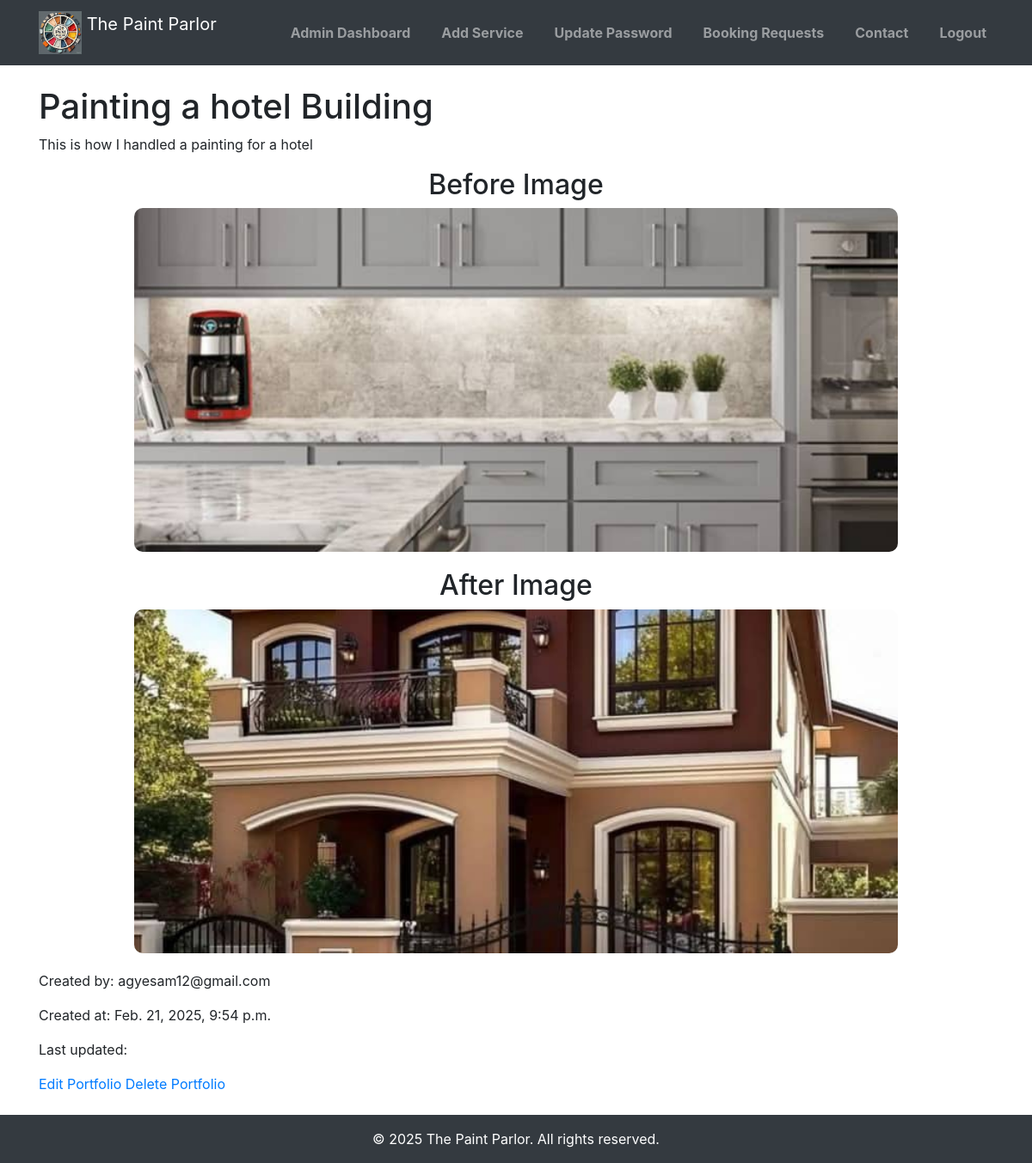
The app's page /portfolio_detail/94993979/ (signed in) with its own data.
### paint/models.py (models this page shows, shortened)
class Portfolio(models.Model):
    portfolio_id = IntegerIDField(unique=True, editable=False, primary_key=True)
    title = models.CharField(max_length=255)
    description = models.TextField()
    before_image = models.ImageField(upload_to='portfolio/before/')
    after_image = models.ImageField(upload_to='portfolio/after/')
    created_at = models.DateTimeField(auto_now_add=True)
    created_by = models.ForeignKey(User, on_delete=models.SET_NULL, null=True, blank=True, related_name='portfolios')

class User(AbstractUser):
    user_id = IntegerIDField(unique=True, editable=False, primary_key=True)
    full_name = models.CharField(max_length=60, null=True, blank=True)
    photo = ResizedImageField(size=[500, 500], default='media/user.jpg', upload_to='users/')
    phone_number = models.CharField(max_length=20, blank=False, null=True)
    address = models.CharField(max_length=255, blank=False, null=True)
    email = models.EmailField(blank=False, unique=True, null=True)
    is_user = models.BooleanField(default=False)
    is_worker = models.BooleanField(default=False)
    is_admin = models.BooleanField(default=False)
    is_verified = models.BooleanField(default=False)
    bio = CKEditor5Field(config_name='extends', max_length=200, blank=True, default="Hi there,...")
    otp = models.CharField(max_length=4, blank=True, null=True)
    USERNAME_FIELD = 'email'
    REQUIRED_FIELDS = ['username']

### paint/views.py (the view)
# urls.py: path('portfolio_detail/<int:pk>/', PortfolioDetailView.as_view(), name='portfolio_detail'),
class PortfolioDetailView(LoginRequiredMixin, DetailView):
    model = Portfolio
    template_name = 'portfolio_detail.html'
    context_object_name = 'portfolio'
    slug_field = 'portfolio_id'
    def get_object(self, queryset=None):
        return Portfolio.objects.get(pk=self.kwargs['pk'])
    def get_context_data(self , **kwargs):
        context = super().get_context_data(**kwargs)
        context['page_name'] = "portfolio_detail"
        return context

### paint/templates/portfolio_detail.html (shortened to what this page needs)
{% extends 'main.html' %}
{% block content %}
  <h1>{{ portfolio.title }}</h1>
  <p>{{ portfolio.description }}</p>
  <div class="image-gallery">
    <h2>Before Image</h2>
    <img src="{{ portfolio.before_image.url }}" alt="Before Image" />
    <h2>After Image</h2>
    <img src="{{ portfolio.after_image.url }}" alt="After Image" />
  </div>
  <p>Created by: {{ portfolio.created_by.email }}</p>
  <p>Created at: {{ portfolio.created_at }}</p>
  <p>Last updated: {{ portfolio.updated_at }}</p>
  {% if request.user == portfolio.created_by %}
    <a href="{% url 'update_portfolio' portfolio.pk %}">Edit Portfolio</a>
    <a href="{% url 'delete_portfolio' portfolio.pk %}">Delete Portfolio</a>
  {% endif %}
{% endblock %}

### static/css/main.css (style rules this page uses)
* { margin: 0; padding: 0; box-sizing: border-box; }
body { font-family: Arial, sans-serif; }

### paint/templates/portfolio_detail.html (style rules this page uses)
.image-gallery { display: flex; flex-direction: column; align-items: center; }
.image-gallery img { width: 80%; height: 400px; object-fit: cover; border-radius: 10px; margin-bottom: 20px; }

### records on screen
Portfolio: title "Painting a hotel Building", description "This is how I handled a painting for a hotel", before_image (picture), after_image (picture), created_by.email "agyesam12@gmail.com", created_at "Feb. 21, 2025, 9:54 p.m."
